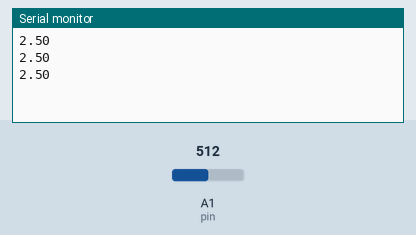
This sketch was run on a simulated Arduino Uno, built with avr-gcc and run on an emulated ATmega328P. On the bench: the last lines printed to the serial monitor. Inputs (shaded band) come from the test bench; at power-on: A1 (pin) = 512.

Above: at 1.5 s.
1.6 s: A1 (pin) set to 716
At 2.5 s:
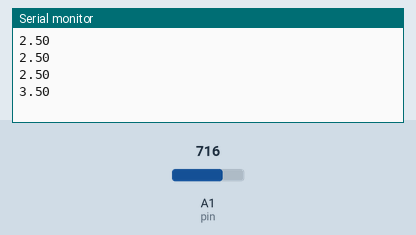
3.1 s: A1 (pin) set to 900
At 4.1 s:
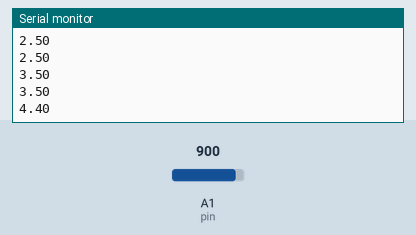
Timing chart, 0 to 6.1 s (numbered marks = the images above; inputs shaded):
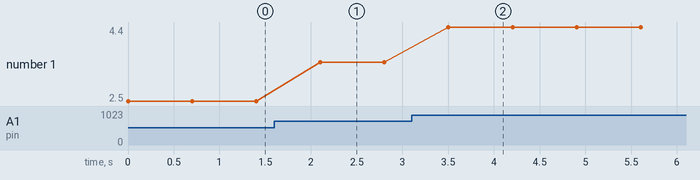

Measured:
- after the input at 1.6 s, the serial monitor: prints a new line after 0.50 s (image 1)
- after the input at 3.1 s, the serial monitor: prints a new line after 0.40 s (image 2)
- plotted number 1: 2.5 → 3.5 after the input at 1.6 s, 3.5 → 4.4 after the input at 3.1 s

The sketch:

resistance_read.ino
```cpp
//using R1 = 330 ohms
//using R2 = 100 ohms

int pin = A1;
int readVal;
float v = 0;

void setup() {
  // put your setup code here, to run once:
  pinMode(pin, INPUT);
  Serial.begin(9600);
}

void loop() {
  // put your main code here, to run repeatedly:
  readVal = analogRead(pin);
  v = (5./1023.)*readVal;
  Serial.println(v);
  delay(700);
}
```
